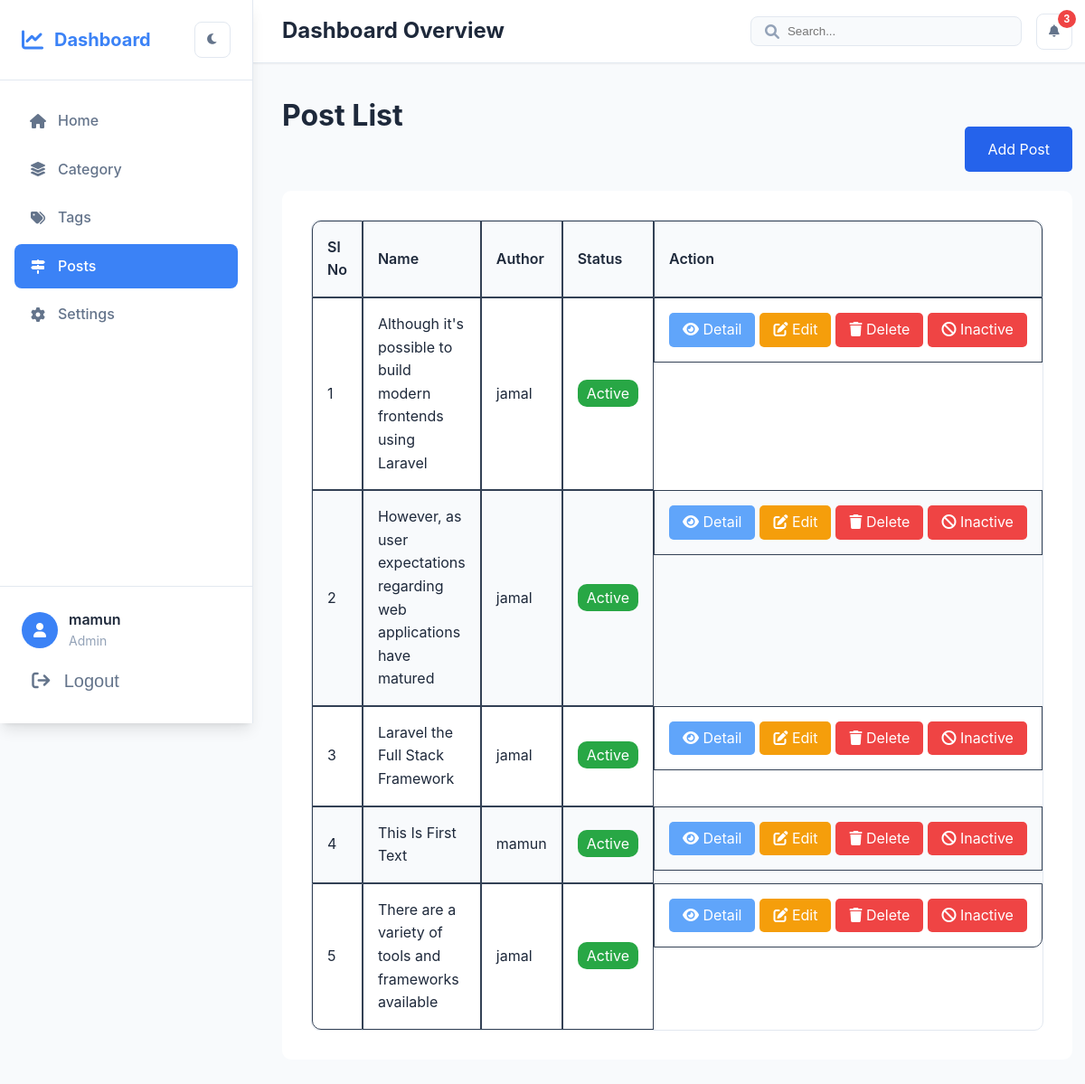
Screenshot of /backend/post/ (signed in) with the database file from the repository.
### blog/models.py (models this page shows, shortened)
class Post(models.Model):
    title = models.CharField(max_length=200)
    slug = models.SlugField(max_length=200, unique=True)
    author = models.ForeignKey(User, on_delete=models.CASCADE)
    category = models.ForeignKey(Category, on_delete=models.CASCADE)
    tags = models.ManyToManyField(Tag, blank=True, related_name='tag_posts')
    parent = models.ForeignKey('self', on_delete=models.SET_NULL, null=True, blank=True)
    meta_title = models.CharField(max_length=200, null=True, blank=True)
    meta_description = models.TextField(null=True, blank=True)
    meta_keywords = models.CharField(max_length=200, null=True, blank=True)
    description = RichTextField()
    image = models.ImageField(upload_to='blog_images/', null=True, blank=True)
    is_active = models.BooleanField(default=True)
    published_at = models.DateTimeField(null=True, blank=True)
    published_by = models.ForeignKey(User, null=True, blank=True, on_delete=models.CASCADE, related_name='published_posts')
    created_at = models.DateTimeField(auto_now_add=True)
    updated_at = models.DateTimeField(auto_now=True)
    views_count = models.IntegerField(default=0)
    userLikes = models.ManyToManyField(User, blank=True, related_name='post_likes')
    class Meta:
        ordering = ['-created_at']

### blog/views.py (the view)
# urls.py: path('backend/post/', views.post_list, name='post_list'),
@login_required(login_url='login')
def post_list(request):
    if  not checkUserPermission(request, 'can_view', '/backend/post'):
        return render(request, '403.html')
    posts = Post.objects.all()
    context = {
        'posts': posts
    }
    return render(request, 'post/post_list.html', context)

### common/context_processors.py (called while the page is built)
def menu_permissions(request):
    if not request.user.is_authenticated:
        return {}
    return {
        'can_view_categories': request.user.is_superuser or checkUserPermission(request, 'can_view', '/backend/category'),
        'can_add_categories': request.user.is_superuser or checkUserPermission(request, 'can_add', '/backend/category'),
        'can_view_tags': request.user.is_superuser or checkUserPermission(request, 'can_view', '/backend/tags'),
        'can_add_tags': request.user.is_superuser or checkUserPermission(request, 'can_add', '/backend/tags'),
        'can_view_posts': request.user.is_superuser or checkUserPermission(request, 'can_view', '/backend/post'),
    }

### core/permissions.py (called while the page is built, shortened)
def checkUserPermission(request, accessType, menuUrl):
    try:
        user_permissions = {
            'can_view': 'can_view',
            'can_add': 'can_add',
            'can_edit': 'can_edit',
            'can_delete': 'can_delete',
        }
        if request.user.is_superuser:
            return True
    except:
        return False

### blog/templates/post/post_list.html (shortened to what this page needs)
{% extends 'dashboard.html' %}
{% load static %}
{% block content %}
    <h1>Post List</h1>
    <div class="btn_container">
        <a href="{% url 'post_create' %}" class="btn-primary">
            Add Post
        </a>
    </div>
    <div class="post_container">
        <table class="table_border_radius">
            <thead>
                <th>Sl No</th>
                <th>Name</th>
                <th>Author</th>
                <th>Status</th>
                <th>Action</th>
            </thead>
            <tbody>
                {% for post in posts %}
                    <tr>
                        <td>
                            {{ forloop.counter }}
                        </td>
                        <td>
                            {{ post.title }}
                        </td>
                        <td>
                            {{ post.author.username}}
                        </td>
                        <td>
                            {% if post.is_active == True %}
                                <span class="badge bg-success">Active</span>
                            {% else %}
                                <span class="badge bg-danger">Inactive</span>
                            {% endif %}
                        </td>
                        <td style="display: flex; justify-content: center; align-items: center; gap: 5px;">
                            <a href="{% url 'post_details' post.id %}" class="btn-info"><i class="fa fa-eye"></i> Detail</a>
                            <a href="{% url 'post_update' post.id %}" class="edit_btn"><i class="fa fa-edit"></i> Edit</a>
                            <a href="{% url 'post_delete' post.id %}" class="delete_btn"><i class="fa fa-trash"></i> Delete</a>
                            {% if post.is_active == True %}
                                <a href="{% url 'post_inactive' post.id %}" class="delete_btn"><i class="fa fa-ban"></i> Inactive</a>
                            {% else %}
                                <a href="{% url 'post_active' post.id %}" class="btn-success"><i class="fa fa-check"></i> Active</a>
                            {% endif %}
                        </td>
                    </tr>
                {% endfor %}
            </tbody>
        </table>
    </div>
{% endblock content %}

### templates/dashboard.html (shortened to what this page needs)
{% load static %}
<!DOCTYPE html>
<html lang="en">
<head>
    <link rel="stylesheet" href="{% static 'dashboard/styles.css' %}">
    <link href="https://cdnjs.cloudflare.com/ajax/libs/font-awesome/6.0.0/css/all.min.css" rel="stylesheet">
</head>
<body>
    <div class="dashboard">
        <aside class="sidebar">
            <div class="sidebar-header">
                <div class="logo">
                    <i class="fas fa-chart-line"></i>
                    <span>Dashboard</span>
                </div>
                <button class="theme-toggle" id="themeToggle">
                    <i class="fas fa-moon"></i>
                </button>
            </div>
            <nav class="sidebar-nav">
                <ul>
                    <li class="nav-item {% if 'dashboard' in request.path %}active{% endif %}">
                        <a href="{% url 'dashboard' %}" class="nav-link">
                            <i class="fas fa-home"></i>
                            <span>Home</span>
                        </a>
                    </li>
                    {% if can_view_categories %}
                    <li class="nav-item {% if 'category_list' in request.path %}active{% endif %}">
                        <a href="{% url 'category_list' %}" class="nav-link">
                            <i class="fa-solid fa-layer-group"></i>
                            <span>Category</span>
                        </a>
                    </li>
                    {% endif %}
                    {% if can_view_tags %}
                    <li class="nav-item {% if 'tags_list' in request.path %}active{% endif %}">
                        <a href="{% url 'tags_list' %}" class="nav-link">
                            <i class="fa fa-tags"></i>
                            <span>Tags</span>
                        </a>
                    </li>
                    {% endif %}
                    {% if can_view_posts %}
                    <li class="nav-item {% if 'post_list' in request.path %}active{% endif %}">
                        <a href="{% url 'post_list' %}" class="nav-link">
                            <i class="fa-solid fa-signs-post"></i>
                            <span>Posts</span>
                        </a>
                    </li>
                    {% endif %}
                    <li class="nav-item {% if 'profile_settings' in request.path %}active{% endif %}">
                        <a href="{% url 'profile_settings' %}" class="nav-link">
                            <i class="fas fa-cog"></i>
                            <span>Settings</span>
                        </a>
                    </li>
                </ul>
            </nav>
            <div class="sidebar-footer">
                <div class="user-profile">
                    <div class="user-avatar">
                        <i class="fas fa-user"></i>
                    </div>
                    <div class="user-info">
                        <span class="user-name">{{ user.username }}</span>
                        <span class="user-role">{% if user.is_superuser %}Admin{% else %}User{% endif %}</span>
                    </div>
                </div>
                <div class="logout-info">
                    <form action="{% url 'logout' %}" method="POST">
                        <button type="submit" class="logout-btn">
                            <i class="fa fa-sign-out"></i>
                            <span>Logout</span>
                        </button>
                    </form>
                </div>
            </div>
        </aside>
        <main class="main-content">
            <header class="main-header">
                <div class="header-left">
                    <h1>Dashboard Overview</h1>
                </div>
                <div class="header-right">
                    <div class="search-box">
                        <i class="fas fa-search"></i>
                        <input type="text" placeholder="Search...">
                    </div>
                    <button class="notification-btn">
                        <i class="fas fa-bell"></i>
                        <span class="notification-badge">3</span>
                    </button>
                </div>
            </header>
            <div class="content">
               {% block content %}{% endblock content %}
            </div>
        </main>
    </div>
</body>
</html>

### blog/templates/post/post_list.html (style rules this page uses)
.post_container { max-width: 1200px; margin: auto; margin-top: 2rem; padding: 2rem; background: var(--bg-primary); color: var(--text-primary); border-radius: 10px; }
.btn_container { max-width: 1200px; margin: auto; text-align: right; }
.table_border_radius { border-collapse: separate !important; border-spacing: 0; width: 100%; border: solid var(--border-color) 1px; border-radius: 10px; }
.table_border_radius th, .table_border_radius td { padding: 1rem; color: var(--text-primary); border: 1px solid var(--border-secondary); text-align: left; }
.table_border_radius thead { background: var(--bg-secondary); }
.table_border_radius tr:nth-child(even) { background: var(--bg-secondary); }
.table_border_radius th:first-child { border-top-left-radius: 10px; }
.table_border_radius th:last-child { border-top-right-radius: 10px; }
.table_border_radius tr:last-child td:first-child { border-bottom-left-radius: 10px; }
.table_border_radius tr:last-child td:last-child { border-bottom-right-radius: 10px; }
.table_border_radius th { font-weight: 600; }
.btn-info { background: #60a5fa; padding: 6px 15px; border-radius: 5px; text-decoration: none; color: white; white-space: nowrap; }
.btn-primary { background: #2563eb; padding: 15px 25px; border-radius: 5px; text-decoration: none; color: white; white-space: nowrap; }
.edit_btn { background: #f59e0b; padding: 6px 15px; border-radius: 5px; text-decoration: none; color: white; white-space: nowrap; }
.delete_btn { background: #ef4444; padding: 6px 15px; border-radius: 5px; text-decoration: none; color: white; white-space: nowrap; }
.badge { padding: 5px 10px; border-radius: 10px; color: white; white-space: nowrap; }
.bg-success { background: #28a745; }

### rows the page displays
Post: title "Although it's possible to build modern frontends using Laravel", author.username "jamal", is_active "Active"
Post: title "However, as user expectations regarding web applications have matured", author.username "jamal", is_active "Active"
Post: title "Laravel the Full Stack Framework", author.username "jamal", is_active "Active"
Post: title "This Is First Text", author.username "mamun", is_active "Active"
Post: title "There are a variety of tools and frameworks available", author.username "jamal", is_active "Active"

### other values shown
{{ user.username }} "mamun"
